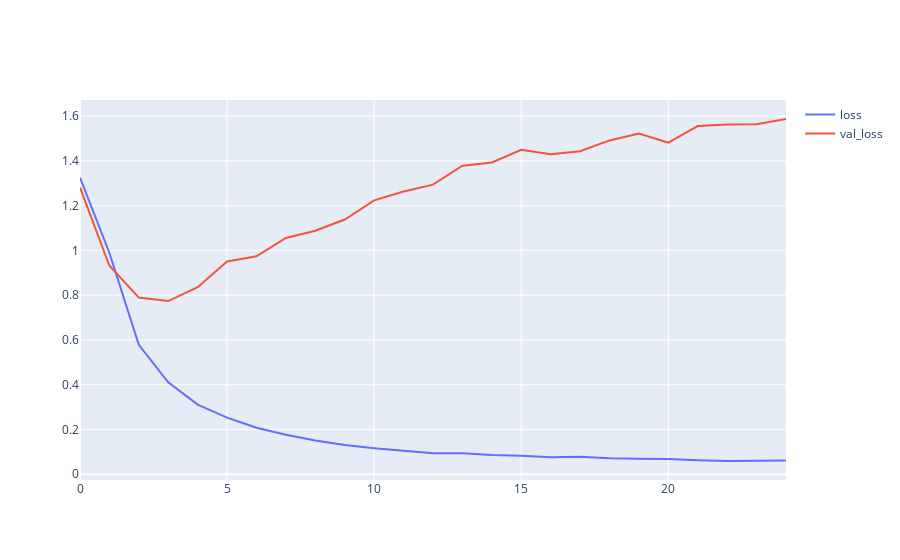

Notebook code cell kept with this figure:
### Code cell
x_data = list(range(25))
trace1 = go.Scatter(x=x_data, y=training_log['loss'], mode='lines', name = "loss")
trace2 = go.Scatter(x=x_data, y=training_log['val_loss'], mode='lines', name = "val_loss")
fig = go.Figure(data=[trace1, trace2])
fig.show()

### Figure 1 — Plotly figure (JSON) as saved in the notebook; plotly's stock layout.template omitted (floating-point values rounded to 4 significant figures)
{"data": [{"mode": "lines", "name": "loss", "type": "scatter", "x": [0, 1, 2, 3, 4, 5, 6, 7, 8, 9, 10, 11, 12, 13, 14, 15, 16, 17, 18, 19, 20, 21, 22, 23, 24], "y": [1.326, 0.9886, 0.5786, 0.4106, 0.3111, 0.2528, 0.2079, 0.1768, 0.1508, 0.1307, 0.1166, 0.1061, 0.09432, 0.09425, 0.08602, 0.08245, 0.07578, 0.07816, 0.07144, 0.0687, 0.06841, 0.06286, 0.05917, 0.06023, 0.06153]}, {"mode": "lines", "name": "val_loss", "type": "scatter", "x": [0, 1, 2, 3, 4, 5, 6, 7, 8, 9, 10, 11, 12, 13, 14, 15, 16, 17, 18, 19, 20, 21, 22, 23, 24], "y": [1.281, 0.9314, 0.7892, 0.7736, 0.8355, 0.9505, 0.9736, 1.056, 1.088, 1.138, 1.224, 1.263, 1.294, 1.379, 1.393, 1.449, 1.429, 1.444, 1.492, 1.523, 1.482, 1.556, 1.562, 1.563, 1.587]}], "layout": {}}
